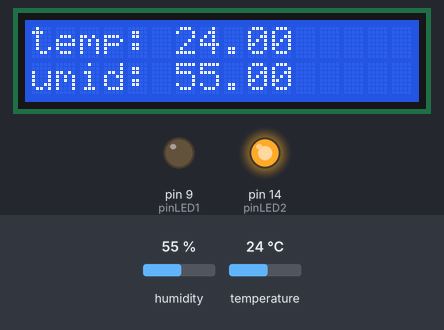
A sketch run on a simulated Arduino Uno, built with avr-gcc and run on an emulated ATmega328P. On the bench: 16×2 character LCD, output pins drawn as LEDs (lit = HIGH). Inputs (shaded band) come from the test bench; at power-on: temperature 24 °C, humidity 55 %.

Above: at 1.3 s.
1.4 s: temperature set to 29.2 °C
At 2.6 s:
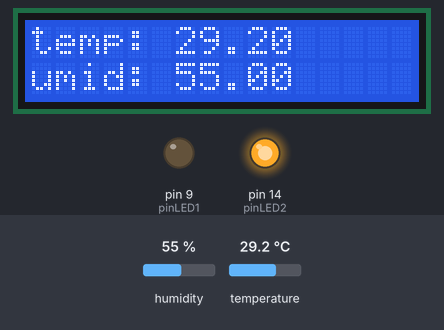
3.7 s: temperature set to 30.5 °C
At 5.4 s:
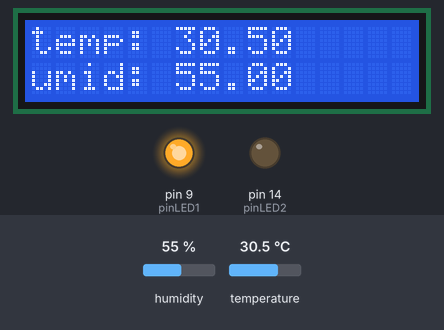
5.8 s: humidity set to 22 %
At 7.0 s:
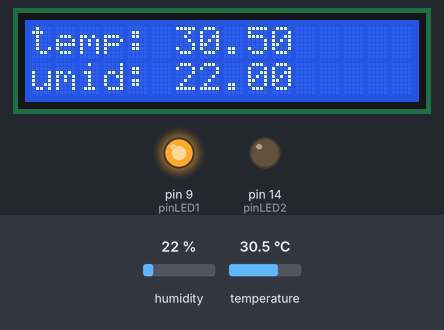
7.9 s: humidity set to 40 %
At 9.7 s:
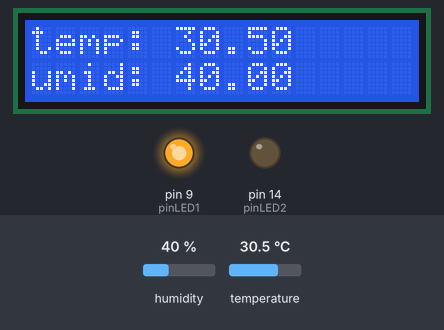
Timing chart, 0 to 11.0 s (numbered marks = the images above; inputs shaded):
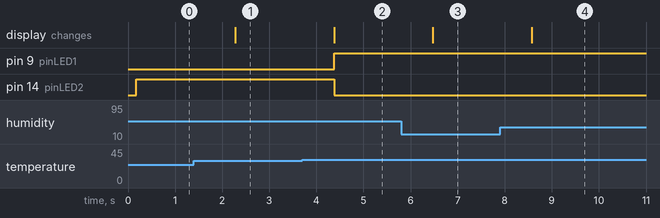

Measured:
- the behaviour switches between 29.9 and 30 °C on temperature (found by bisection; images 1 and 2)
- after the input at 1.4 s, the display: changes after 0.88 s (image 1)
- after the input at 3.7 s, pin 9 (pinLED1): LOW → HIGH after 0.67 s; pin 14 (pinLED2): HIGH → LOW after 0.67 s; the display: changes after 0.67 s (image 2)
- after the input at 5.8 s, the display: changes after 0.67 s (image 3)
- after the input at 7.9 s, the display: changes after 0.67 s (image 4)

The sketch:

dht22_lcd.ino
```cpp
#include <LiquidCrystal_I2C.h>
#include <SimpleDHT.h>

#define pinsens  10
#define pinLED1 9
#define pinLED2 14

LiquidCrystal_I2C lcd(0x27, 2, 16);
SimpleDHT22 dht22(pinsens);


 float temp = 0;
  float umid = 0;
void setup() {
  Serial.begin(9600);
  lcd.backlight();
  lcd.init();
  lcd.init();

  pinMode(pinLED1, OUTPUT);
    pinMode(pinLED2, OUTPUT);
  // put your setup code here, to run once:

}

void loop() {
dht22.read2(&temp,&umid, NULL);
lcd.setCursor(0,0);
lcd.print("temp: ");
lcd.println(temp);
lcd.setCursor(0,1);
lcd.print("umid: ");
lcd.println(umid);

if(temp >= 30.00){
analogWrite(pinLED1,255);
  analogWrite(pinLED2,0);
}else{
  analogWrite(pinLED2,255);
  analogWrite(pinLED1,0);
}
delay(1000);
  // put your main code here, to run repeatedly:

}
```
